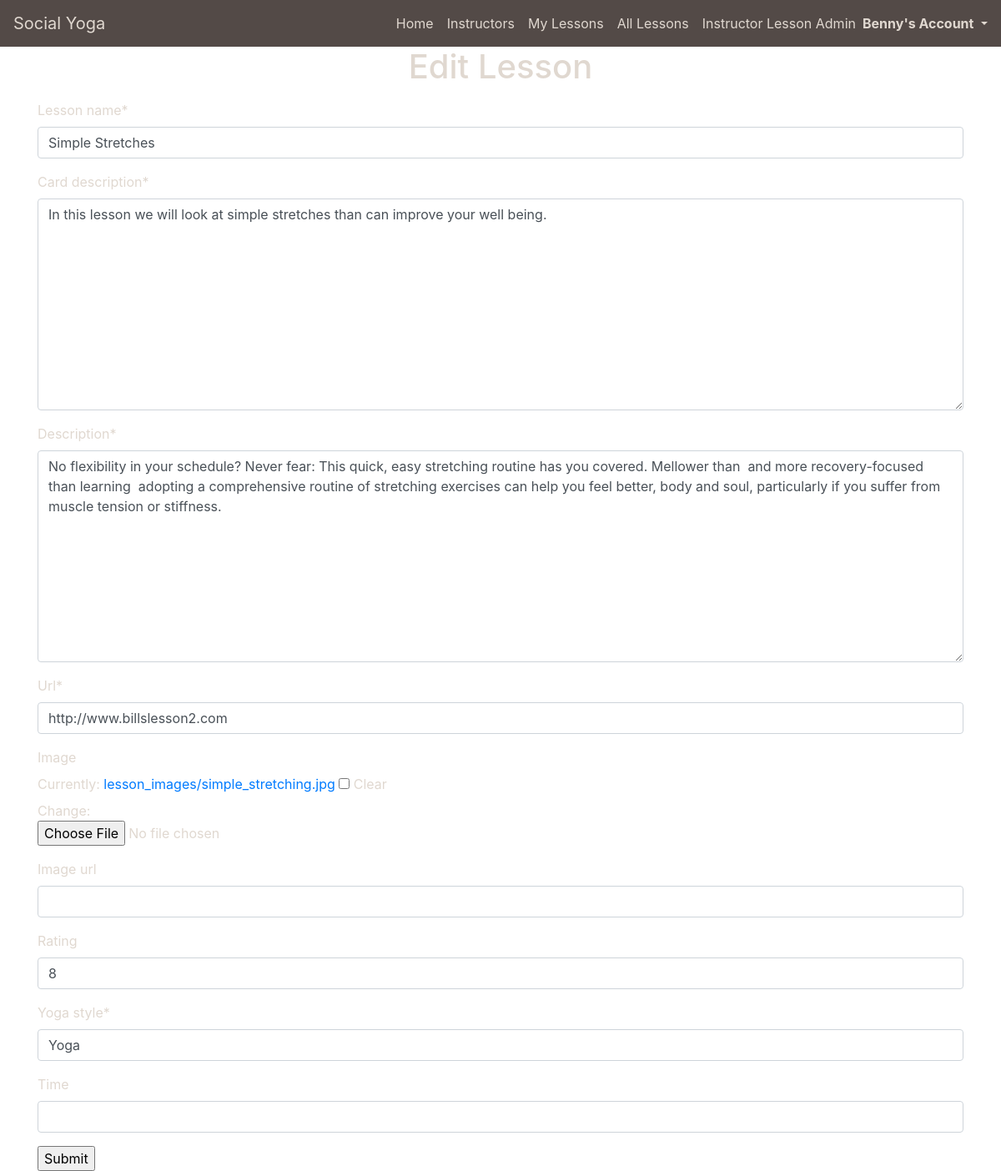
/lessons/edit_lesson/90B34D9B60264822A9186F042994E9C3 (signed in), run on an earlier commit of the app's database.
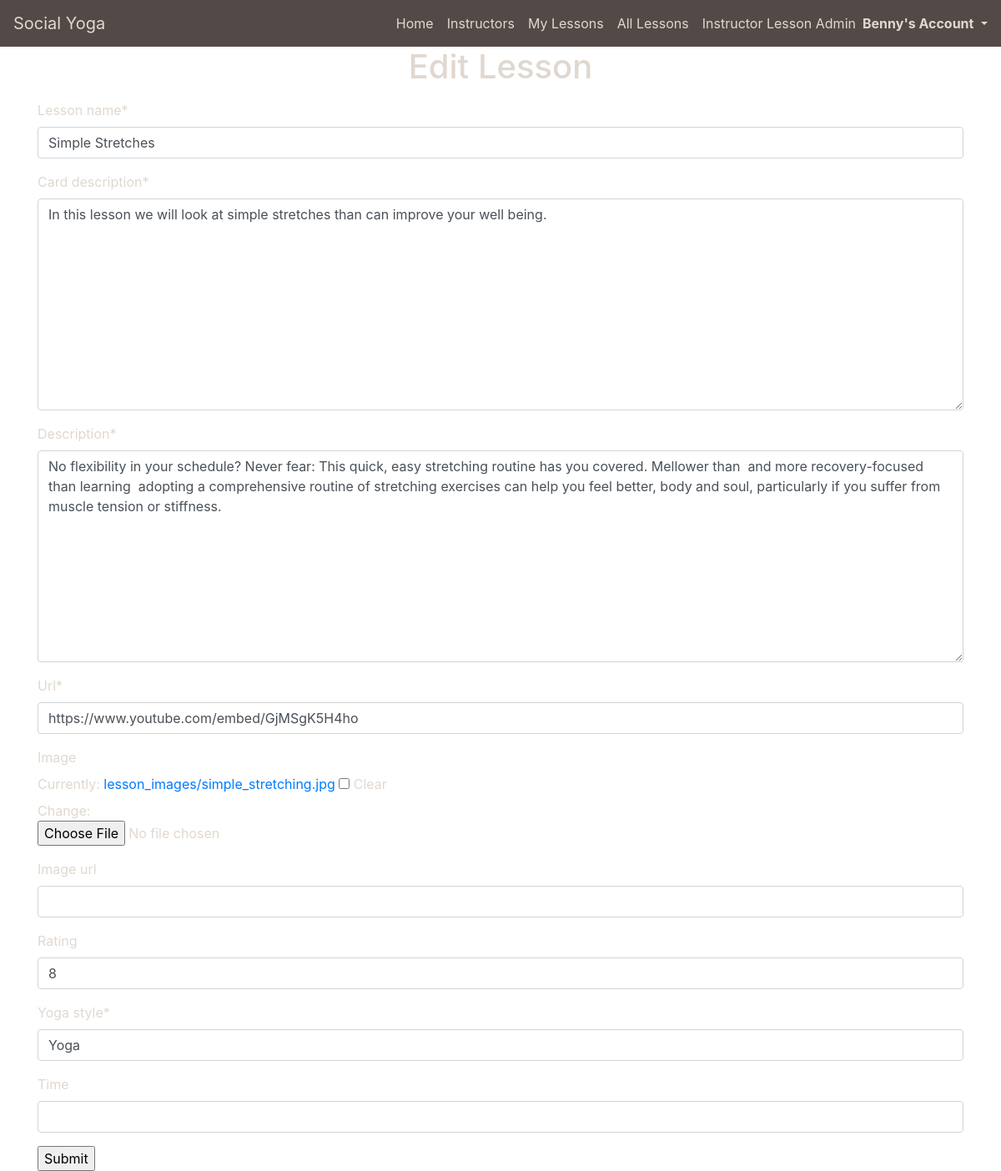
And on a later commit of the database.
### lessons/models.py (models this page shows, shortened)
class Lesson(models.Model):
    lesson_id = models.CharField(max_length=32, null=False, editable=False)
    instructor_profile = models.ForeignKey(UserProfile, on_delete=models.SET_NULL,
                                        null=True, blank=True, related_name='lessons')
    lesson_name = models.CharField(max_length=32, null=False, editable=True)
    card_description = models.TextField(max_length=254)
    description = models.TextField(max_length=512)
    url = models.URLField(max_length=1024, null=False, blank=False)
    image = models.ImageField(null=True, blank=True, upload_to='lesson_images/')
    image_url = models.URLField(max_length=1024, null=True, blank=True)
    rating = models.DecimalField(max_digits=5, decimal_places=0, null=True, blank=True)
    yoga_style = models.CharField(max_length=50, default='Yoga', null=False, blank=False)
    time = models.IntegerField(blank=True, null=True)

### lessons/views.py (the view)
# urls.py: path('edit_lesson/<lesson_id>', views.edit_lesson, name='edit_lesson'),
def edit_lesson(request, lesson_id):
    profile = get_object_or_404(UserProfile, user=request.user)
    instructor_lesson = get_object_or_404(Lesson, lesson_id=lesson_id)
    if request.method == 'POST':
        form = LessonForm(request.POST, request.FILES, instance=instructor_lesson)
        if form.is_valid():
            form.save()
        return redirect('instructor_created_lessons')
    else:
        form = LessonForm(instance=instructor_lesson)
        if instructor_lesson.instructor_profile == profile:
            template = 'lessons/edit_lesson.html'
            context = {
                'profile': profile,
                'lesson': instructor_lesson,
                'form': form,
            }
            return render(request, template, context)
        else:
            return HttpResponse('<h1>You can only edit your own lessons, check your login details and try again<h1>', status=500)

### lessons/forms.py
class LessonForm(forms.ModelForm):
    class Meta:
        model = Lesson
        fields = '__all__'
        widgets = {'instructor_profile': forms.HiddenInput}
    def __init__(self, *args, **kwargs):
        super(LessonForm, self).__init__(*args, **kwargs)
        self.fields['instructor_profile'].disabled = True

### lessons/templates/lessons/edit_lesson.html (shortened to what this page needs)
{% extends "base.html" %}
{% load static %}
{% block page_header %}
    <div class="container header-container">
        <div class="row">
            <div class="col">
                <h1 class="text-center mb-3">Edit Lesson</h1>
            </div>
        </div>
    </div>
{% endblock %}
{% block content %}
    <div class="container page-contents">
        <div class="row">
            <div class="col-12">
                <form method="POST" action="{% url 'edit_lesson' lesson.lesson_id %}" class="form" enctype="multipart/form-data">
                    {{ form|crispy }}
                    <input type="submit" value="Submit">
                </form>
            </div>
        </div>
    </div>
{% endblock %}

What changed in the data, as far as the page shows it:
changed Lesson "Simple Stretches": url "http://www.billslesson2.com" → "https://www.youtube.com/embed/GjMSgK5H4ho"
